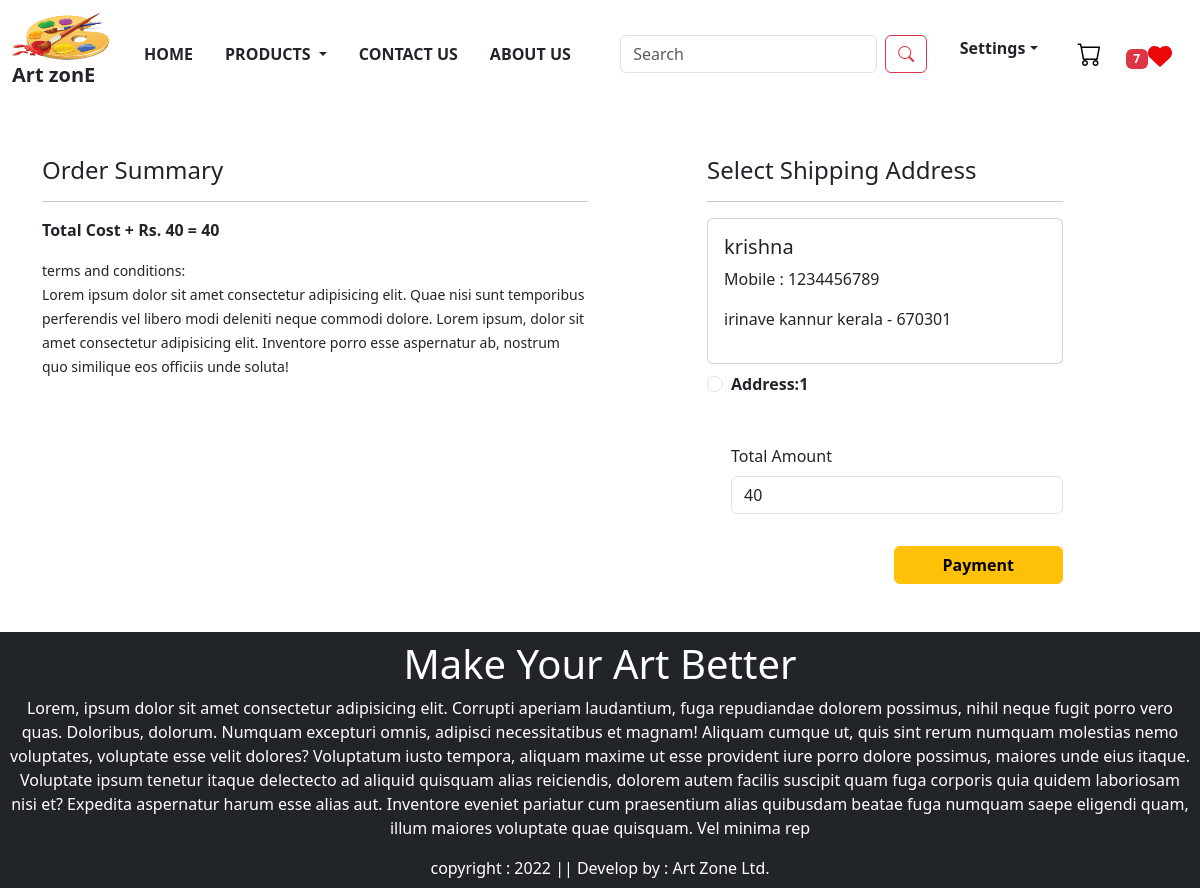
Screenshot of /checkout/ (signed in) with the database file from the repository.
### myapp/models.py (models this page shows, shortened)
class Customer(models.Model):
    user = models.ForeignKey(User,on_delete=models.CASCADE)
    name = models.CharField( max_length=200)
    locality = models.CharField(max_length=200)
    city = models.CharField(max_length=50)
    mobile = models.IntegerField(default=0)
    pincode = models.IntegerField()
    state = models.CharField(choices=STATE_CHOICES,max_length=100)

### myapp/views.py (the view, shortened to what this page needs)
# urls.py: path("checkout/",views.checkout.as_view(), name='checkout'),
class checkout(views.View):
    def get(self,request):
        totalitem = 0
        wishlist = 0
        if request.user.is_authenticated:
            totalitem = len(Cart.objects.filter(user=request.user))
            wishitem = len(Wishlist.objects.filter(user=request.user))
        user=request.user
        add=Customer.objects.filter(user=user)
        cart_items=Cart.objects.filter(user=user)
        famount = 0
        for p in cart_items:
            value = p.quantity * p.product.discounted_price
            famount = famount + value
        totalamount = famount + 40
        razoramount = int(totalamount * 100)
        client = razorpay.Client(auth=(settings.RAZOR_KEY_ID, settings.RAZOR_KEY_SECRET))
        data = { "amount": razoramount, "currency":"INR","receipt":"order_rcptid_12"}
        payment_response = client.order.create(data=data)
        print(payment_response)
        order_id = payment_response['id']
        order_status = payment_response['status']
        return render(request,'app/checkout.html',locals())

### myapp/templates/app/checkout.html (shortened to what this page needs)
{% extends 'app/base.html' %}
{% load static %}
{% block main-content %}
<div class="container">
<div class="row mt-5">
    <div class="col-sm-6">
        <h4>Order Summary</h4>
        <hr>
        <p class="fw-bold">Total Cost + Rs. 40 = {{totalamount}}</p>
        <small>terms and conditions:<br> Lorem ipsum dolor sit amet consectetur adipisicing elit. Quae nisi sunt temporibus perferendis vel libero modi deleniti neque commodi dolore. Lorem ipsum, dolor sit amet consectetur adipisicing elit. Inventore porro esse aspernatur ab, nostrum quo similique eos officiis unde soluta! </small>
    </div>
    <div class="col-sm-4 offset-sm-1">
        <h4>Select Shipping Address</h4>
        <hr>
        <form action="" method="post" id="myform">
            {% for ad in add %}
            <div class="card">
                <div class="card-body">
                    <h5>{{ad.name}}</h5>
                    <p>Mobile : {{ad.mobile}}</p>
                    <p>{{ad.locality}} {{ad.city}} {{ad.state}} - {{ad.pincode}}</p>
                </div>
            </div>
            <div class="form-check mt-2 mb-5">
                <input type="radio" class="form-check-input" name="custid" id="custadd{{forloop.counter}}" value="{{ad.id}}">
                <label for="custadd{{forloop.counter}}" class="form-check-label fw-bold">Address:{{forloop.counter}}</label>
            </div>
            {% endfor %}
                <div class="form-check mb-3">
                    <label for="totalamount" class="form-label">Total Amount</label>
                    <input type="number" class="form-control" name="totalamount" value={{totalamount}} readonly>
                </div>
                <div class="text-end">
                    <button type="submit" id="rzp-button1" class="btn btn-warning mt-3 px-5 fw-bold">Payment</button>
                </div>
        </form>
    </div>
</div>
</div>
{% endblock main-content %}

### myapp/templates/app/base.html (style rules this page uses)
html { scroll-behavior: smooth; }

### rows the page displays
Customer: name "krishna", mobile "1234456789", locality "irinave", city "kannur", state "kerala", pincode "670301"

### other values shown
{{ wishitem }} "7"
{{ totalamount }} "40"
